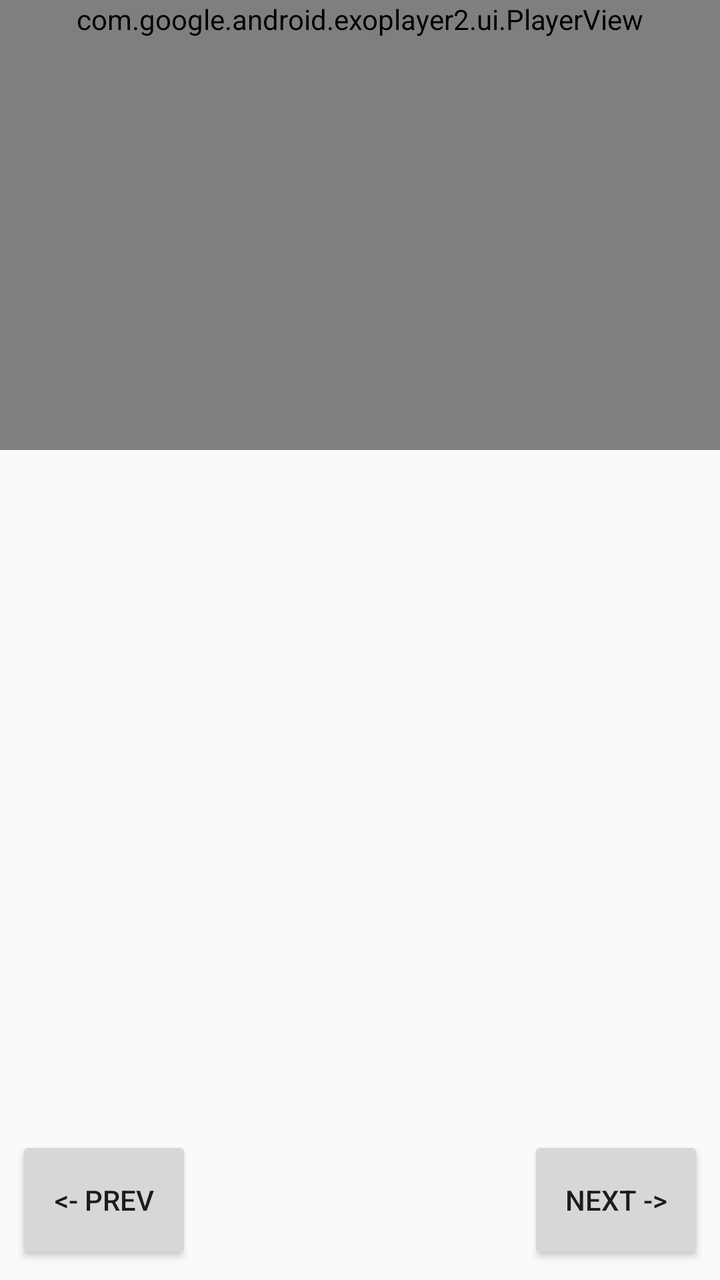
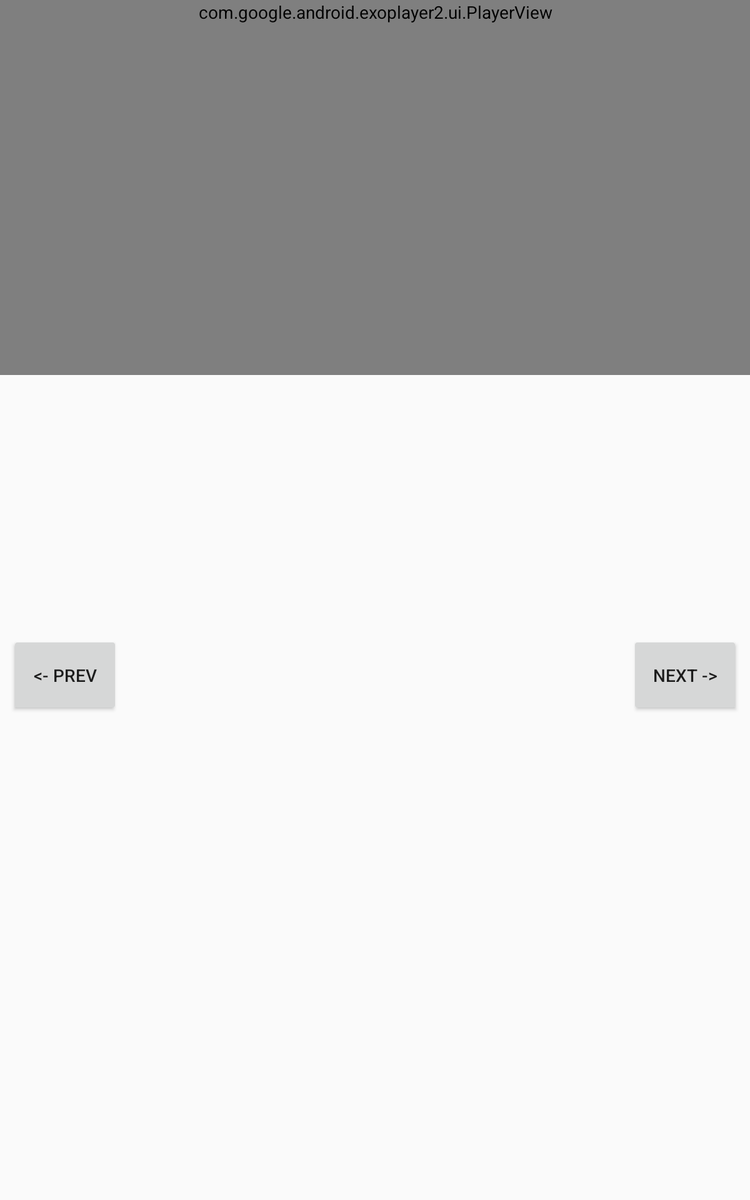

The same Android screen from two of the app's own layout files: first res/layout/ as a phone draws it, then the repository's variant for another configuration, drawn on a device whose configuration selects that folder. Both files follow.
<!-- AndroidManifest.xml: activity theme AppTheme.NoActionBar.Fullscreen -->
<!-- res/layout/step_detail.xml -->
<android.support.constraint.ConstraintLayout android:layout_width="match_parent"
    android:layout_height="match_parent"
    xmlns:tools="http://schemas.android.com/tools"
    tools:context=".StepListFragment"
    android:scrollbars="vertical"
    xmlns:app="http://schemas.android.com/apk/res-auto"
    xmlns:android="http://schemas.android.com/apk/res/android">

    <com.google.android.exoplayer2.ui.PlayerView
        android:id="@+id/video"
        android:layout_width="match_parent"
        android:layout_height="wrap_content"
        app:fastforward_increment="1000"
        app:rewind_increment="1000"
        android:minHeight="@dimen/twotwentyfive">

    </com.google.android.exoplayer2.ui.PlayerView>

    <TextView
        android:id="@+id/stepDescription"
        android:layout_width="match_parent"
        android:layout_height="wrap_content"
        android:minHeight="@dimen/app_bar_height"
        android:gravity="center"
        android:layout_gravity="start"
        android:textAlignment="textStart"
        android:layout_margin="@dimen/eight"
        android:paddingBottom="@dimen/sixty_four"
        android:textAppearance="@style/TextAppearance.AppCompat.Large"
        app:layout_constraintTop_toBottomOf="@+id/video"/>

    <Button
        android:id="@+id/prevButton"
        android:layout_width="88dp"
        android:layout_height="64dp"
        android:layout_margin="@dimen/eight"
        android:minHeight="@dimen/sixty_four"
        android:text="@string/previous"
        app:layout_constraintStart_toStartOf="parent"
        app:layout_constraintBottom_toBottomOf="parent"/>

    <Button
        android:id="@+id/nextButton"
        android:layout_width="88dp"
        android:layout_height="64dp"
        android:layout_margin="@dimen/eight"
        android:minHeight="@dimen/sixty_four"
        android:text="@string/next"
        app:layout_constraintEnd_toEndOf="parent"
        app:layout_constraintBottom_toBottomOf="parent"/>


</android.support.constraint.ConstraintLayout>
<!-- resources referenced by this layout -->
<resources>
  <dimen name="app_bar_height">200dp</dimen>
  <dimen name="eight">8dp</dimen>
  <dimen name="sixty_four">64dp</dimen>
  <dimen name="twotwentyfive">225dp</dimen>
  <string name="next">NEXT -&gt;</string>
  <string name="previous">&lt;- PREV</string>
  <style name="AppTheme.NoActionBar.Fullscreen" parent="AppTheme">
          <item name="windowActionBar">false</item>
          <item name="windowNoTitle">true</item>
          <item name="android:windowFullscreen">true</item>
          <item name="android:windowContentOverlay">@null</item>
      </style>
  <style name="AppTheme" parent="Theme.AppCompat.Light.DarkActionBar">
          
          <item name="colorPrimary">@color/colorPrimary</item>
          <item name="colorPrimaryDark">@color/colorPrimaryDark</item>
          <item name="colorAccent">@color/colorAccent</item>
      </style>
  <color name="colorPrimary">#d05656</color>
  <color name="colorPrimaryDark">#FF2233</color>
  <color name="colorAccent">#FF4081</color>
</resources>
<!-- res/layout-sw600dp/step_detail.xml (the repository's variant of the layout above) -->
<!-- drawn on a 7-inch tablet held upright -->
<android.support.constraint.ConstraintLayout android:layout_width="match_parent"
    android:layout_height="match_parent"
    xmlns:tools="http://schemas.android.com/tools"
    tools:context=".StepListFragment"
    android:scrollbars="vertical"
    xmlns:app="http://schemas.android.com/apk/res-auto"
    xmlns:android="http://schemas.android.com/apk/res/android">

    <com.google.android.exoplayer2.ui.PlayerView
        android:id="@+id/video"
        android:layout_width="match_parent"
        android:layout_height="wrap_content"
        app:fastforward_increment="1000"
        app:rewind_increment="1000"
        android:minHeight="@dimen/threehundred"
        app:resize_mode="fit">

    </com.google.android.exoplayer2.ui.PlayerView>

    <TextView
        android:id="@+id/stepDescription"
        android:layout_width="match_parent"
        android:layout_height="wrap_content"
        android:minHeight="@dimen/app_bar_height"
        android:gravity="center"
        android:layout_gravity="start"
        android:textAlignment="textStart"
        android:layout_margin="@dimen/eight"
        android:paddingBottom="@dimen/sixty_four"
        android:textAppearance="@style/TextAppearance.AppCompat.Large"
        app:layout_constraintTop_toBottomOf="@+id/video"/>

    <android.support.constraint.ConstraintLayout
        android:layout_width="match_parent"
        android:layout_height="@dimen/sixty_four"
        android:orientation="horizontal"
        app:layout_constraintTop_toBottomOf="@+id/stepDescription">


        <Button
            android:id="@+id/prevButton"
            android:layout_width="88dp"
            android:layout_height="64dp"
            android:layout_margin="@dimen/eight"
            android:minHeight="@dimen/sixty_four"
            android:text="@string/previous"
            app:layout_constraintStart_toStartOf="parent" />

        <Button
            android:id="@+id/nextButton"
            android:layout_width="88dp"
            android:layout_height="64dp"
            android:layout_margin="@dimen/eight"
            android:minHeight="@dimen/sixty_four"
            android:text="@string/next"
            app:layout_constraintEnd_toEndOf="parent" />
    </android.support.constraint.ConstraintLayout>
</android.support.constraint.ConstraintLayout>
<!-- resources referenced by the variant -->
<!-- as a 7-inch tablet held upright resolves them -->
<resources>
  <dimen name="app_bar_height">200dp</dimen>
  <dimen name="eight">8dp</dimen>
  <dimen name="sixty_four">64dp</dimen>
  <dimen name="threehundred">300dp</dimen>
  <string name="next">NEXT -&gt;</string>
  <string name="previous">&lt;- PREV</string>
  <style name="AppTheme.NoActionBar.Fullscreen" parent="AppTheme">
          <item name="windowActionBar">false</item>
          <item name="windowNoTitle">true</item>
          <item name="android:windowFullscreen">true</item>
          <item name="android:windowContentOverlay">@null</item>
      </style>
  <style name="AppTheme" parent="Theme.AppCompat.Light.DarkActionBar">
          
          <item name="colorPrimary">@color/colorPrimary</item>
          <item name="colorPrimaryDark">@color/colorPrimaryDark</item>
          <item name="colorAccent">@color/colorAccent</item>
      </style>
  <color name="colorPrimary">#d05656</color>
  <color name="colorPrimaryDark">#FF2233</color>
  <color name="colorAccent">#FF4081</color>
</resources>
